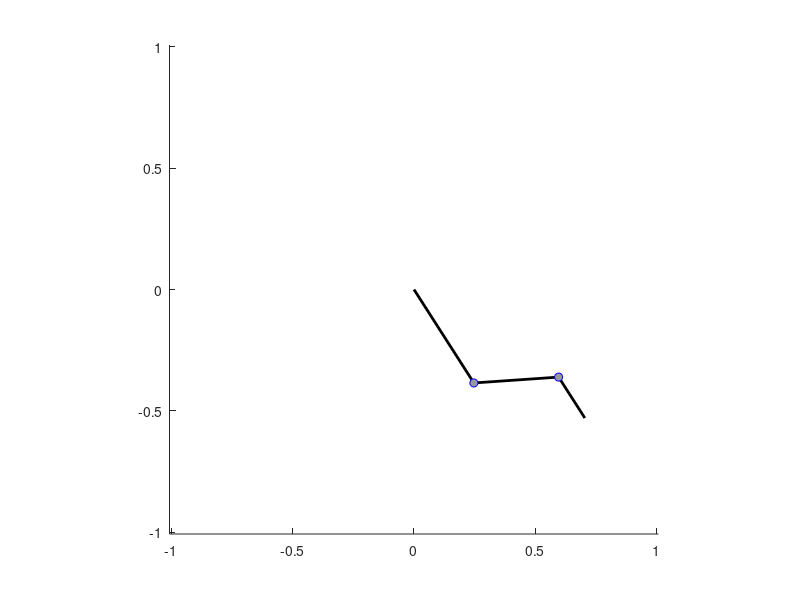
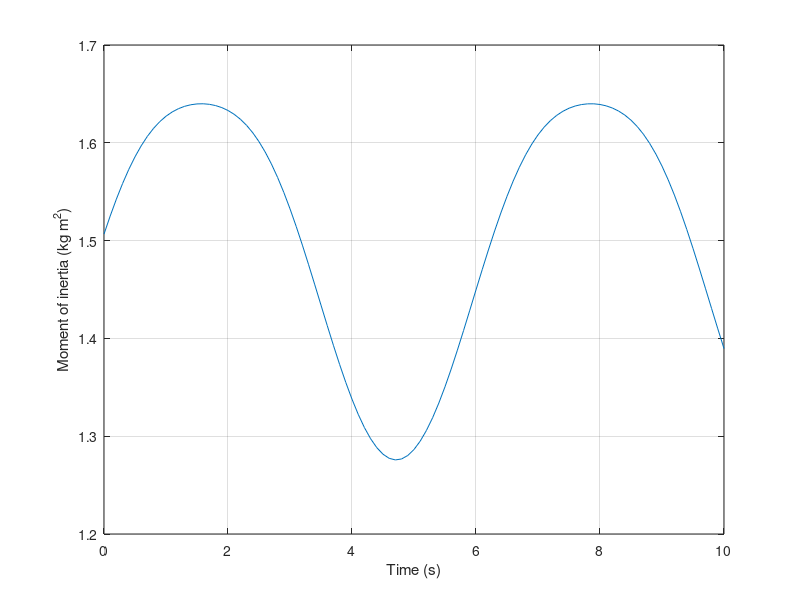

Reproduce these figures in MATLAB, in order.
% Masses (kg)
mMKnee = 2;
mMAnkle = 0.5;
mLUpper = 1.3;
mLCalf = 1;
mLFoot = 0.5;

% Lengths (m)
lCalf = 0.35;
lFoot = 0.2;
lUpper = 0.4572;

t = 0:0.1:10;
L1 = lUpper;
L2 = lCalf;
L3 = lFoot;
L = [L1 L2 L3];

theta0 = [-pi/2; -pi/4; -pi/2];
theta = theta0 + [(-pi/3)*sin(t);
                  (-pi/2)*sin(t);
                  (-pi/3)*sin(t)];

I = zeros(size(t));

figure(1)
for k = 1:length(t)
    xKnee = L1*cos(theta(1,k));
    yKnee = L1*sin(theta(1,k));

    xAnkle = xKnee + L2*cos(theta(2,k));
    yAnkle = yKnee + L2*sin(theta(2,k));

    xFoot = xAnkle + L3*cos(theta(3,k));
    yFoot = yAnkle + L3*sin(theta(3,k));

    %Center
    xUpper = xKnee/2;
    yUpper = yKnee/2;

    xCalf = xKnee + L2/2*cos(theta(2,k));
    yCalf = yKnee + L2/2*sin(theta(2,k));

    xFootCenter = xAnkle + L3/2*cos(theta(3,k));
    yFootCenter = yAnkle + L3/2*sin(theta(3,k));

    %Inertia
    I(k) = ...
        mMKnee*(xKnee^2 + yKnee^2) + ...
        mMAnkle*(xAnkle^2 + yAnkle^2) + ...
        mLUpper*(xUpper^2 + yUpper^2 + L1^2/12) + ...
        mLCalf *(xCalf^2 + yCalf^2 + L2^2/12) + ...
        mLFoot *(xFootCenter^2 + yFootCenter^2 + L3^2/12);

    %Position
    P = [0, xKnee, xAnkle, xFoot;
         0, yKnee, yAnkle, yFoot];
% i lowk forgot how to animate things so had copilot do this part, if we submit it for actual team documentation ill redo myself but in mean time it works.
    clf
    hold on

    for i = 1:3
        plot(P(1,i:i+1), P(2,i:i+1), 'k', 'LineWidth', 2);
    end

    plot(P(1,2:3), P(2,2:3), 'bo', ...
         'MarkerFaceColor', [0.6 0.6 0.6]);

    axis equal
    xlim([-sum(L), sum(L)])
    ylim([-sum(L), sum(L)])
    drawnow
end

figure(2)
plot(t, I)
xlabel('Time (s)')
ylabel('Moment of inertia (kg m^2)')
grid on
